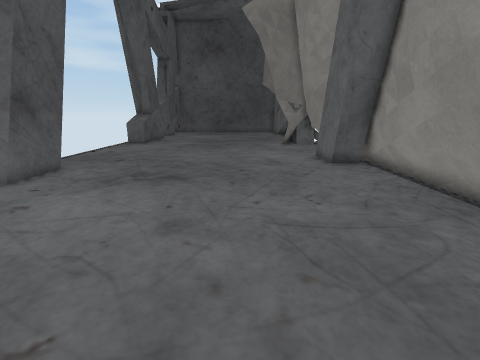
[1] (above)

16 first-person views from a walk through a 3-D level made in the Unity game engine. The camera is 1.3 m above the floor, tilts 14° down and sees 85° across. The floor is counted in squares, 0.5 m on a side. Each view is taken from the middle of a square. On the plan, view 1 faces up. The plan holds only what a view shows up to about 18 squares ahead; the rest is blank. The place goes on beyond the plan. The player character is not drawn. Some surface patterns are stand-ins.

[2]
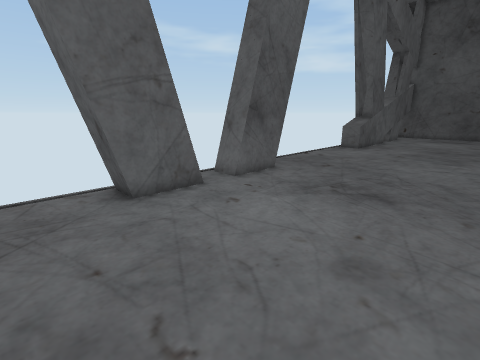

[3]
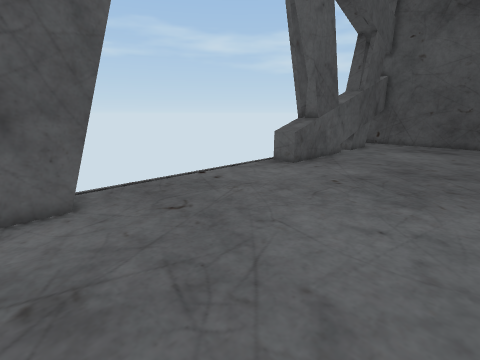

[4]
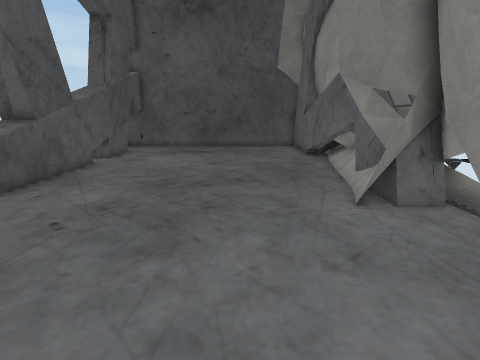

[5]
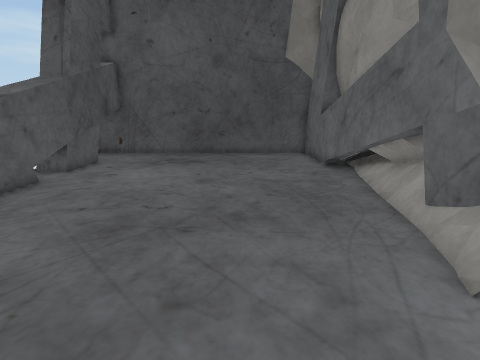

[6]
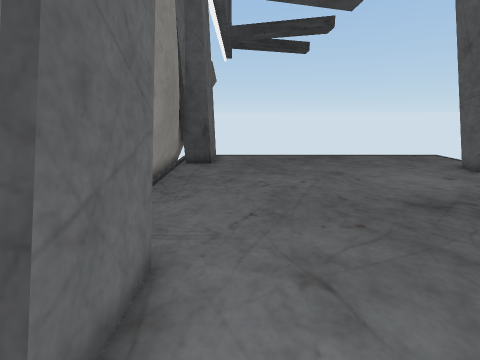

[7]
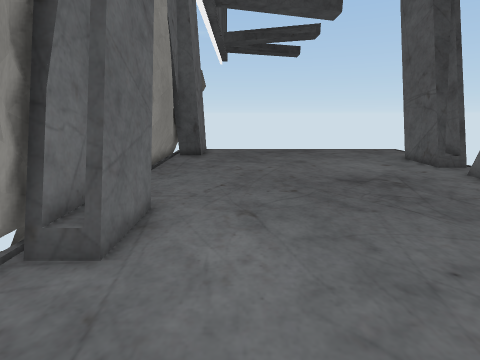

[8]
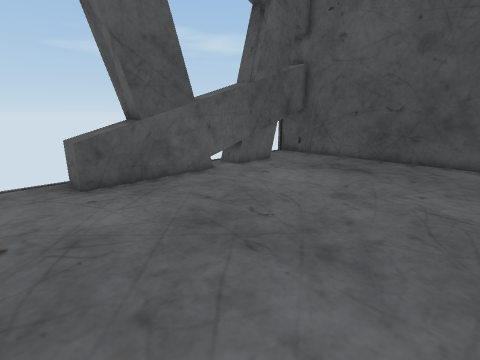

[9]
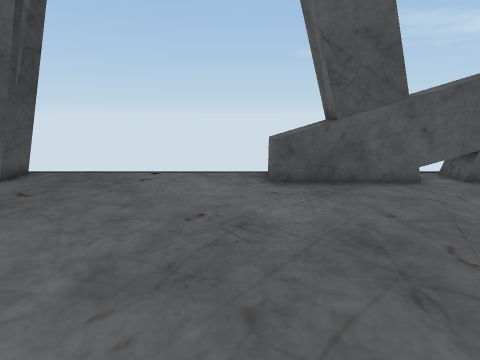

[10]
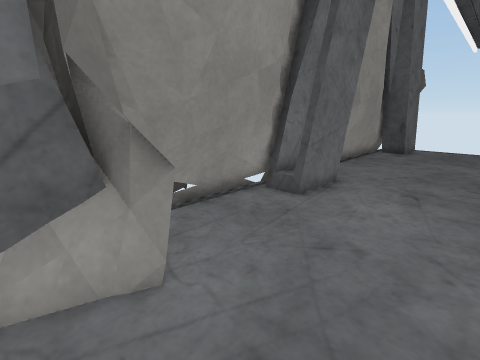

[11]
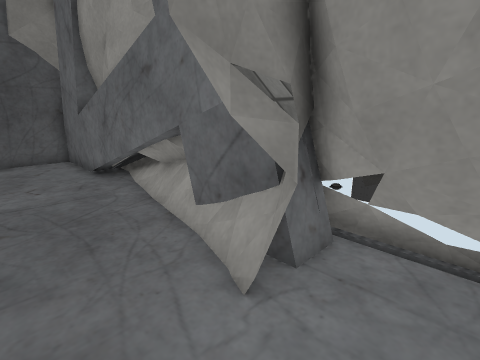

[12]
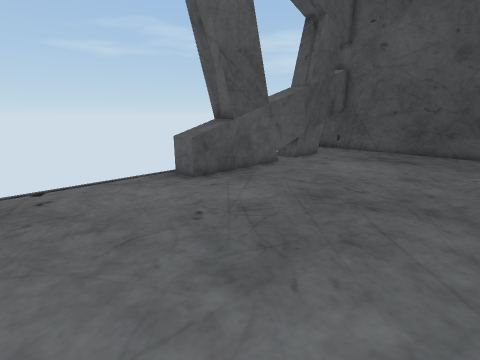

[13]
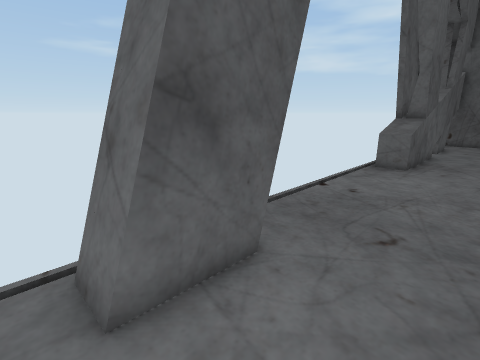

[14]
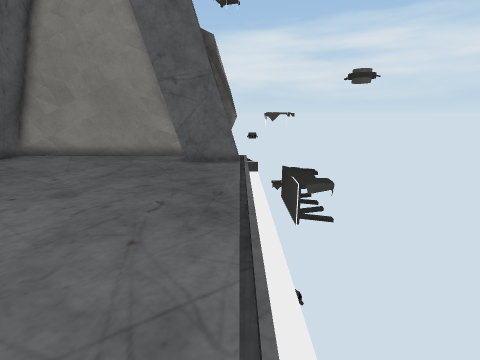

[15]
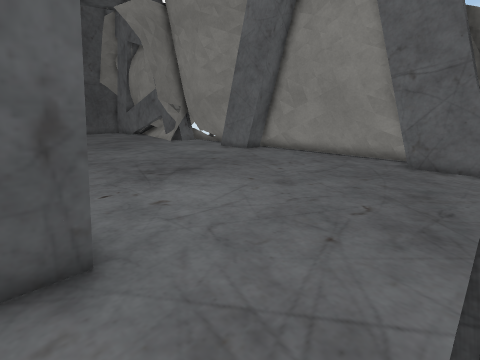

[16]
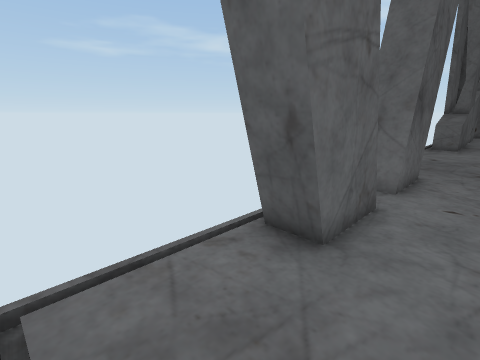

### Floor plan
Key: @ floor where view 1 was taken; # wall or solid block; . floor; / step, stairs or slope; = window, fence, low wall or low ledge; v drop or lower ground.
Columns run from 10 left of view 1 to 7 right of it. Each row starts with its distance up from view 1.
 36   ##############
 35   #............#
 34   #............#
 33   #............#
 32   #............#
 31   #............#
 30  ##............#
 29   #............#
 28   #............#
 27   #............#
 26  ##............#
 25  ##............#
 24  #=...........##
 23  #=...........##
 22 v=#..........###
 21 v.............##
 20 v..............#
 19 v..............#
 18 v..............#
 17 v..............#
 16 v..............#
 15 v..............#
 14 v..............##
 13 v #............##
 12 v##............##
 11 v##.............#
 10  ##.............#
  9 v##.............#
  8 v..............##
  7  ==............##
  6  ##............ #
  5 v##.............#
  4 v##............##
  3 v##............##
  2 v..............##
  1 v..............##v
  0 v/////////@////=#
 -1     vvv       vvvv

Where each view was taken, in squares from view 1:
view 1: 0 up, 0 right, facing up
view 2: 1 up, 0 right, facing up-left
view 3: 10 up, 0 right, facing up-left
view 4: 14 up, 0 right, facing up
view 5: 18 up, 0 right, facing up
view 6: 17 up, 3 right, facing down
view 7: 20 up, 2 right, facing down
view 8: 20 up, 2 right, facing up-left
view 9: 21 up, 2 right, facing left
view 10: 23 up, 0 right, facing down-right
view 11: 19 up, 1 right, facing up-right
view 12: 16 up, 1 right, facing up-left
view 13: 8 up, 5 left, facing up-left
view 14: 0 up, 9 left, facing right
view 15: 0 up, 9 left, facing up-right
view 16: 0 up, 6 left, facing up-left
